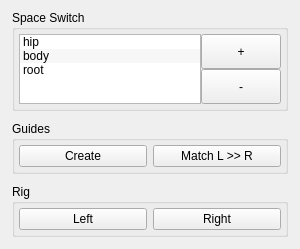
<?xml version="1.0" encoding="UTF-8"?>
<ui version="4.0">
 <class>widget</class>
 <widget class="QWidget" name="widget">
  <property name="geometry">
   <rect>
    <x>0</x>
    <y>0</y>
    <width>300</width>
    <height>220</height>
   </rect>
  </property>
  <property name="minimumSize">
   <size>
    <width>300</width>
    <height>0</height>
   </size>
  </property>
  <property name="maximumSize">
   <size>
    <width>300</width>
    <height>16777215</height>
   </size>
  </property>
  <property name="windowTitle">
   <string>Leg Rig</string>
  </property>
  <layout class="QVBoxLayout" name="verticalLayout_2">
   <property name="spacing">
    <number>10</number>
   </property>
   <property name="leftMargin">
    <number>12</number>
   </property>
   <property name="topMargin">
    <number>10</number>
   </property>
   <property name="rightMargin">
    <number>12</number>
   </property>
   <property name="bottomMargin">
    <number>12</number>
   </property>
   <item>
    <widget class="QGroupBox" name="groupBox">
     <property name="title">
      <string>Space Switch</string>
     </property>
     <property name="flat">
      <bool>true</bool>
     </property>
     <property name="checkable">
      <bool>false</bool>
     </property>
     <layout class="QHBoxLayout" name="horizontalLayout_3">
      <property name="spacing">
       <number>0</number>
      </property>
      <property name="leftMargin">
       <number>4</number>
      </property>
      <property name="topMargin">
       <number>4</number>
      </property>
      <property name="rightMargin">
       <number>4</number>
      </property>
      <property name="bottomMargin">
       <number>4</number>
      </property>
      <item>
       <widget class="QListWidget" name="space_switch_lsw">
        <property name="focusPolicy">
         <enum>Qt::ClickFocus</enum>
        </property>
        <property name="editTriggers">
         <set>QAbstractItemView::SelectedClicked</set>
        </property>
        <property name="dragEnabled">
         <bool>false</bool>
        </property>
        <property name="dragDropMode">
         <enum>QAbstractItemView::NoDragDrop</enum>
        </property>
        <property name="alternatingRowColors">
         <bool>true</bool>
        </property>
        <property name="selectionMode">
         <enum>QAbstractItemView::MultiSelection</enum>
        </property>
        <item>
         <property name="text">
          <string>hip</string>
         </property>
        </item>
        <item>
         <property name="text">
          <string>body</string>
         </property>
        </item>
        <item>
         <property name="text">
          <string>root</string>
         </property>
        </item>
       </widget>
      </item>
      <item>
       <layout class="QVBoxLayout" name="verticalLayout">
        <property name="spacing">
         <number>0</number>
        </property>
        <property name="rightMargin">
         <number>0</number>
        </property>
        <item>
         <widget class="QPushButton" name="add_btn">
          <property name="sizePolicy">
           <sizepolicy hsizetype="Minimum" vsizetype="Expanding">
            <horstretch>0</horstretch>
            <verstretch>0</verstretch>
           </sizepolicy>
          </property>
          <property name="focusPolicy">
           <enum>Qt::ClickFocus</enum>
          </property>
          <property name="text">
           <string>+</string>
          </property>
         </widget>
        </item>
        <item>
         <widget class="QPushButton" name="minus_btn">
          <property name="sizePolicy">
           <sizepolicy hsizetype="Minimum" vsizetype="Expanding">
            <horstretch>0</horstretch>
            <verstretch>0</verstretch>
           </sizepolicy>
          </property>
          <property name="focusPolicy">
           <enum>Qt::ClickFocus</enum>
          </property>
          <property name="text">
           <string>-</string>
          </property>
         </widget>
        </item>
       </layout>
      </item>
     </layout>
    </widget>
   </item>
   <item>
    <widget class="QGroupBox" name="groupBox_4">
     <property name="title">
      <string>Guides</string>
     </property>
     <property name="flat">
      <bool>true</bool>
     </property>
     <layout class="QHBoxLayout" name="horizontalLayout_4">
      <property name="leftMargin">
       <number>4</number>
      </property>
      <property name="topMargin">
       <number>4</number>
      </property>
      <property name="rightMargin">
       <number>4</number>
      </property>
      <property name="bottomMargin">
       <number>4</number>
      </property>
      <item>
       <widget class="QPushButton" name="guides_btn">
        <property name="sizePolicy">
         <sizepolicy hsizetype="Expanding" vsizetype="Expanding">
          <horstretch>0</horstretch>
          <verstretch>0</verstretch>
         </sizepolicy>
        </property>
        <property name="toolTip">
         <string/>
        </property>
        <property name="text">
         <string>Create</string>
        </property>
       </widget>
      </item>
      <item>
       <widget class="QPushButton" name="match_left_to_right_btn">
        <property name="sizePolicy">
         <sizepolicy hsizetype="Expanding" vsizetype="Expanding">
          <horstretch>0</horstretch>
          <verstretch>0</verstretch>
         </sizepolicy>
        </property>
        <property name="toolTip">
         <string/>
        </property>
        <property name="text">
         <string>Match L &gt;&gt; R</string>
        </property>
       </widget>
      </item>
     </layout>
    </widget>
   </item>
   <item>
    <widget class="QGroupBox" name="groupBox_3">
     <property name="title">
      <string>Rig</string>
     </property>
     <property name="flat">
      <bool>true</bool>
     </property>
     <layout class="QHBoxLayout" name="horizontalLayout_2">
      <property name="spacing">
       <number>-1</number>
      </property>
      <property name="leftMargin">
       <number>4</number>
      </property>
      <property name="topMargin">
       <number>4</number>
      </property>
      <property name="rightMargin">
       <number>4</number>
      </property>
      <property name="bottomMargin">
       <number>4</number>
      </property>
      <item>
       <widget class="QPushButton" name="rig_left_btn">
        <property name="sizePolicy">
         <sizepolicy hsizetype="Expanding" vsizetype="Expanding">
          <horstretch>0</horstretch>
          <verstretch>0</verstretch>
         </sizepolicy>
        </property>
        <property name="toolTip">
         <string/>
        </property>
        <property name="text">
         <string>Left</string>
        </property>
        <property name="autoDefault">
         <bool>false</bool>
        </property>
        <property name="default">
         <bool>false</bool>
        </property>
        <property name="flat">
         <bool>false</bool>
        </property>
       </widget>
      </item>
      <item>
       <widget class="QPushButton" name="rig_right_btn">
        <property name="sizePolicy">
         <sizepolicy hsizetype="Expanding" vsizetype="Expanding">
          <horstretch>0</horstretch>
          <verstretch>0</verstretch>
         </sizepolicy>
        </property>
        <property name="toolTip">
         <string/>
        </property>
        <property name="text">
         <string>Right</string>
        </property>
       </widget>
      </item>
     </layout>
    </widget>
   </item>
  </layout>
 </widget>
 <resources/>
 <connections/>
</ui>
